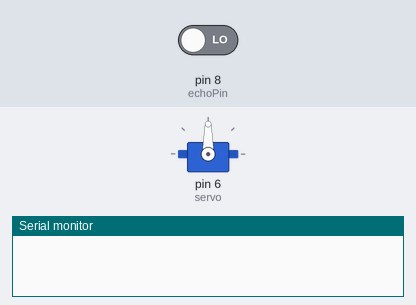
Bench run of a sketch on a simulated Arduino Uno, built with avr-gcc and run on an emulated ATmega328P. Parts: servo, the last lines printed to the serial monitor. Inputs (shaded band) come from the test bench; at power-on: pin 8 (echoPin) LOW.

Above: at 0.1 s.
At 2.1 s:
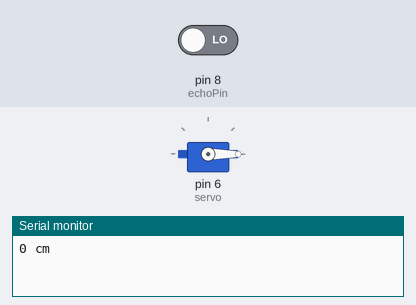
Timing chart, 0 to 3.6 s (numbered marks = the images above):
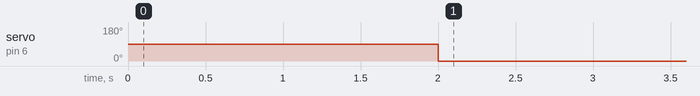

The sketch:

group_5.ino
```cpp
#include <Servo.h>
#define trigPin 9
#define echoPin 8
Servo servo;

void setup()
{
Serial.begin (9600);
pinMode(trigPin, OUTPUT);
pinMode(echoPin, INPUT);
servo.attach(6);
}

void loop()
{

long duration, distance;

digitalWrite(trigPin, LOW);
delay(500);
digitalWrite(trigPin, HIGH);
delay(500);
digitalWrite(trigPin, LOW);
duration = pulseIn(echoPin, HIGH);
distance = (duration/2) / 29.1;

if (distance > 70) {

Serial.print(distance);
Serial.println(" cm");
servo.write(90);
}

else if (distance<120) {
Serial.print(distance);
Serial.println(" cm"); //we use "cm" for demo purpose only
  servo.write(0);
  }

else {
Serial.println("The distance is more than 180cm");
  }
delay(500);
}
```

Measured:
- by itself, servo on pin 6 (servo): 90° → 0° at 2.0 s
